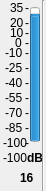
     <widget class="QWidget" name="widget_16" native="true">
      <property name="geometry">
       <rect>
        <x>600</x>
        <y>40</y>
        <width>46</width>
        <height>191</height>
       </rect>
      </property>
      <widget class="QProgressBar" name="progressBar_58">
       <property name="geometry">
        <rect>
         <x>30</x>
         <y>7</y>
         <width>10</width>
         <height>135</height>
        </rect>
       </property>
       <property name="contextMenuPolicy">
        <enum>Qt::DefaultContextMenu</enum>
       </property>
       <property name="toolTip">
        <string>Local Input 1 Meter</string>
       </property>
       <property name="statusTip">
        <string/>
       </property>
       <property name="whatsThis">
        <string/>
       </property>
       <property name="autoFillBackground">
        <bool>false</bool>
       </property>
       <property name="minimum">
        <number>-100</number>
       </property>
       <property name="maximum">
        <number>35</number>
       </property>
       <property name="value">
        <number>24</number>
       </property>
       <property name="textVisible">
        <bool>true</bool>
       </property>
       <property name="orientation">
        <enum>Qt::Vertical</enum>
       </property>
       <property name="invertedAppearance">
        <bool>false</bool>
       </property>
       <property name="format">
        <string>%p%</string>
       </property>
      </widget>
      <widget class="QLabel" name="m0_58">
       <property name="geometry">
        <rect>
         <x>25</x>
         <y>0</y>
         <width>16</width>
         <height>16</height>
        </rect>
       </property>
       <property name="text">
        <string>-</string>
       </property>
      </widget>
      <widget class="QLabel" name="t35_58">
       <property name="geometry">
        <rect>
         <x>10</x>
         <y>0</y>
         <width>16</width>
         <height>16</height>
        </rect>
       </property>
       <property name="text">
        <string>35</string>
       </property>
      </widget>
      <widget class="QLabel" name="tn100_58">
       <property name="geometry">
        <rect>
         <x>3</x>
         <y>135</y>
         <width>31</width>
         <height>16</height>
        </rect>
       </property>
       <property name="text">
        <string>-100</string>
       </property>
      </widget>
      <widget class="QLabel" name="m15_58">
       <property name="geometry">
        <rect>
         <x>25</x>
         <y>15</y>
         <width>16</width>
         <height>16</height>
        </rect>
       </property>
       <property name="text">
        <string>-</string>
       </property>
      </widget>
      <widget class="QLabel" name="m25_58">
       <property name="geometry">
        <rect>
         <x>25</x>
         <y>25</y>
         <width>16</width>
         <height>16</height>
        </rect>
       </property>
       <property name="text">
        <string>-</string>
       </property>
      </widget>
      <widget class="QLabel" name="m90_58">
       <property name="geometry">
        <rect>
         <x>25</x>
         <y>90</y>
         <width>16</width>
         <height>16</height>
        </rect>
       </property>
       <property name="text">
        <string>-</string>
       </property>
      </widget>
      <widget class="QLabel" name="m105_58">
       <property name="geometry">
        <rect>
         <x>25</x>
         <y>105</y>
         <width>16</width>
         <height>16</height>
        </rect>
       </property>
       <property name="text">
        <string>-</string>
       </property>
      </widget>
      <widget class="QLabel" name="m120_58">
       <property name="geometry">
        <rect>
         <x>25</x>
         <y>120</y>
         <width>16</width>
         <height>16</height>
        </rect>
       </property>
       <property name="text">
        <string>-</string>
       </property>
      </widget>
      <widget class="QLabel" name="m135_58">
       <property name="geometry">
        <rect>
         <x>25</x>
         <y>135</y>
         <width>16</width>
         <height>16</height>
        </rect>
       </property>
       <property name="text">
        <string>-</string>
       </property>
      </widget>
      <widget class="QLabel" name="m45_58">
       <property name="geometry">
        <rect>
         <x>25</x>
         <y>45</y>
         <width>16</width>
         <height>16</height>
        </rect>
       </property>
       <property name="text">
        <string>-</string>
       </property>
      </widget>
      <widget class="QLabel" name="m60_58">
       <property name="geometry">
        <rect>
         <x>25</x>
         <y>60</y>
         <width>16</width>
         <height>16</height>
        </rect>
       </property>
       <property name="text">
        <string>-</string>
       </property>
      </widget>
      <widget class="QLabel" name="m75_58">
       <property name="geometry">
        <rect>
         <x>25</x>
         <y>75</y>
         <width>16</width>
         <height>16</height>
        </rect>
       </property>
       <property name="text">
        <string>-</string>
       </property>
      </widget>
      <widget class="QLabel" name="t20_58">
       <property name="geometry">
        <rect>
         <x>10</x>
         <y>15</y>
         <width>16</width>
         <height>16</height>
        </rect>
       </property>
       <property name="text">
        <string>20</string>
       </property>
      </widget>
      <widget class="QLabel" name="t5_58">
       <property name="geometry">
        <rect>
         <x>10</x>
         <y>25</y>
         <width>16</width>
         <height>16</height>
        </rect>
       </property>
       <property name="text">
        <string>10</string>
       </property>
      </widget>
      <widget class="QLabel" name="tn10_58">
       <property name="geometry">
        <rect>
         <x>5</x>
         <y>45</y>
         <width>21</width>
         <height>16</height>
        </rect>
       </property>
       <property name="text">
        <string>-10</string>
       </property>
      </widget>
      <widget class="QLabel" name="tn25_58">
       <property name="geometry">
        <rect>
         <x>5</x>
         <y>60</y>
         <width>21</width>
         <height>16</height>
        </rect>
       </property>
       <property name="text">
        <string>-25</string>
       </property>
      </widget>
      <widget class="QLabel" name="tn40_58">
       <property name="geometry">
        <rect>
         <x>5</x>
         <y>75</y>
         <width>21</width>
         <height>16</height>
        </rect>
       </property>
       <property name="text">
        <string>-40</string>
       </property>
      </widget>
      <widget class="QLabel" name="tn55_58">
       <property name="geometry">
        <rect>
         <x>5</x>
         <y>90</y>
         <width>21</width>
         <height>16</height>
        </rect>
       </property>
       <property name="text">
        <string>-55</string>
       </property>
      </widget>
      <widget class="QLabel" name="tn70_58">
       <property name="geometry">
        <rect>
         <x>5</x>
         <y>105</y>
         <width>21</width>
         <height>16</height>
        </rect>
       </property>
       <property name="text">
        <string>-70</string>
       </property>
      </widget>
      <widget class="QLabel" name="tn85_58">
       <property name="geometry">
        <rect>
         <x>5</x>
         <y>120</y>
         <width>21</width>
         <height>16</height>
        </rect>
       </property>
       <property name="text">
        <string>-85</string>
       </property>
      </widget>
      <widget class="QLabel" name="m35_58">
       <property name="geometry">
        <rect>
         <x>25</x>
         <y>35</y>
         <width>16</width>
         <height>16</height>
        </rect>
       </property>
       <property name="text">
        <string>-</string>
       </property>
      </widget>
      <widget class="QLabel" name="t0_58">
       <property name="geometry">
        <rect>
         <x>15</x>
         <y>35</y>
         <width>16</width>
         <height>16</height>
        </rect>
       </property>
       <property name="text">
        <string>0</string>
       </property>
      </widget>
      <widget class="QLabel" name="value_58">
       <property name="geometry">
        <rect>
         <x>3</x>
         <y>150</y>
         <width>31</width>
         <height>16</height>
        </rect>
       </property>
       <property name="autoFillBackground">
        <bool>false</bool>
       </property>
       <property name="frameShadow">
        <enum>QFrame::Plain</enum>
       </property>
       <property name="text">
        <string>-100</string>
       </property>
      </widget>
      <widget class="QLabel" name="dB_58">
       <property name="geometry">
        <rect>
         <x>27</x>
         <y>150</y>
         <width>16</width>
         <height>16</height>
        </rect>
       </property>
       <property name="font">
        <font>
         <weight>75</weight>
         <bold>true</bold>
        </font>
       </property>
       <property name="text">
        <string>dB</string>
       </property>
      </widget>
      <widget class="QLabel" name="number_58">
       <property name="geometry">
        <rect>
         <x>20</x>
         <y>170</y>
         <width>16</width>
         <height>16</height>
        </rect>
       </property>
       <property name="font">
        <font>
         <weight>75</weight>
         <bold>true</bold>
        </font>
       </property>
       <property name="text">
        <string>16</string>
       </property>
      </widget>
      <widget class="Line" name="line_58">
       <property name="geometry">
        <rect>
         <x>35</x>
         <y>0</y>
         <width>16</width>
         <height>191</height>
        </rect>
       </property>
       <property name="orientation">
        <enum>Qt::Vertical</enum>
       </property>
      </widget>
     </widget>
